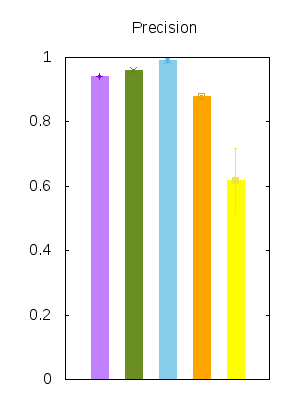

Here is the gnuplot script that generated this plot:
set terminal png size 300,400
set output "pr.png"

set style line 1 lc rgb "purple"
set style line 2 lc rgb "#6B8E23"
set style line 3 lc rgb "skyblue"
set style line 4 lc rgb "orange"
set style line 5 lc rgb "yellow"

set style fill solid
set boxwidth 0.5

set xtics rotate by -45
set xrange [0:6]
set yrange [0:1]
unset xtics
set title "Precision"
unset key

plot "dtpr.dat" using 1:3:xtic(2) w boxes ls 1 title "Decision Tree", "dtpr.dat" using 1:3:4 w errorbars linetype 1 title "", \
     "rfpr.dat" using 1:3:xtic(2) w boxes ls 2 title "Random Forest", "rfpr.dat" using 1:3:4 w errorbars linetype 2 title "", \
     "nbpr.dat" using 1:3:xtic(2) w boxes ls 3 title "Naive Bayes|", "nbpr.dat" using 1:3:4 w errorbars linetype 3 title "", \
     "knnpr.dat" using 1:3:xtic(2) w boxes ls 4 title "KNN", "knnpr.dat" using 1:3:4 w errorbars linetype 4 title "", \
     "svcpr.dat" using 1:3:xtic(2) w boxes ls 5 title "SVM", "svcpr.dat" using 1:3:4 w errorbars linetype 5 title ""
